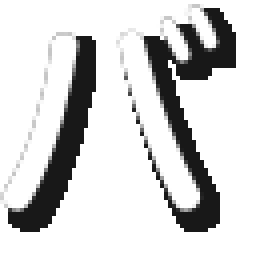
#> input picture sdf_font/compare_original.png, 256 x 256 px
$ python png_to_sdf_aggressive.py compare_original.png jafont_1_00_clean.png 5
#> lines starting #> are read from the running program, lines starting #| are printed output that depends on the picture; after the words box and inside, x2 and y2 are one past the last pixel; in counts of white or black regions, pixels touching at a corner belong together
#!/usr/bin/env python3
"""
Aggressive SDF generation prioritizing solid cores and dramatic halos.
Designed specifically for bitmap fonts to maximize thickness control.
"""

import numpy as np
from PIL import Image
import sys
from scipy.ndimage import distance_transform_edt, maximum_filter, minimum_filter

def bitmap_to_sdf_aggressive(image_path, output_path, distance_range=12):
    """
    Generate SDF with:
    - Very large distance range (12px) for dramatic halos
    - Solid white cores throughout character strokes
    - Smooth gradients outside for anti-aliasing
    """
#> called with image_path = 'compare_original.png', output_path = 'jafont_1_00_clean.png', distance_range = 5
    # Load image
    img = Image.open(image_path).convert('RGBA')
#> img is the input picture: PIL image 256x256 RGBA; mean R, G, B, A 43.4, 43.4, 43.4, 83.6
    width, height = img.size
#> width = 256; height = 256
    img_array = np.array(img)

    # Extract alpha
    alpha = img_array[:, :, 3].astype(float) / 255.0
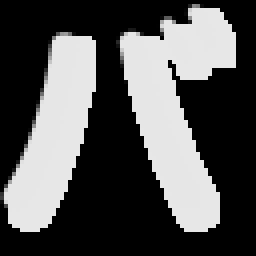
#> alpha: shape (256, 256) float64; min 0, max 0.906, mean 0.328

    # Create multiple masks at different thresholds
    # This helps maintain solid cores in thin strokes
    solid_core = alpha > 0.9     # Very opaque pixels
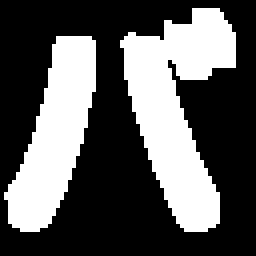
#> solid_core: shape (256, 256) bool; 35.2% white; 2 white regions, box (x1, y1, x2, y2) and area: (120, 8, 236, 232) 13456, (4, 36, 96, 232) 9632
    main_body = alpha > 0.5      # Main character body
#> main_body: shape (256, 256) bool; 36.2% white; 2 white regions, box (x1, y1, x2, y2) and area: (120, 4, 236, 232) 13664, (4, 32, 96, 232) 10064
    soft_edge = alpha > 0.2      # Including anti-aliasing
#> soft_edge: shape (256, 256) bool; 36.7% white; 2 white regions, box (x1, y1, x2, y2) and area: (120, 4, 236, 232) 13744, (0, 32, 96, 232) 10336

    # Dilate the solid core slightly to ensure continuity
    from scipy.ndimage import binary_dilation
    solid_core_dilated = binary_dilation(solid_core, iterations=1)
#> solid_core_dilated: shape (256, 256) bool; 37.3% white; 2 white regions, box (x1, y1, x2, y2) and area: (119, 7, 237, 233) 14256, (3, 35, 97, 233) 10178

    # Use the main body for distance calculation
    dist_inside = distance_transform_edt(main_body)
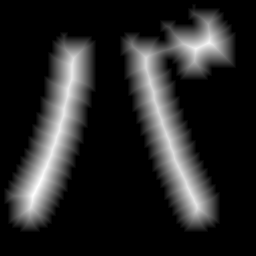
#> dist_inside: shape (256, 256) float64; min 0, max 26.63, mean 3.9; drawn with min black and max white
    dist_outside = distance_transform_edt(~main_body)
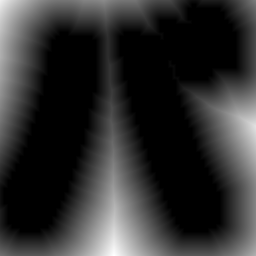
#> dist_outside: shape (256, 256) float64; min 0, max 69.77, mean 13.1; drawn with min black and max white

    # Signed distance field
    sdf = dist_inside - dist_outside
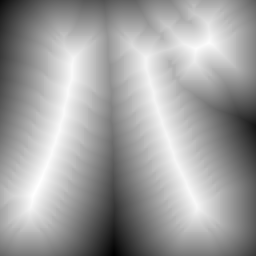
#> sdf: shape (256, 256) float64; min -69.77, max 26.63, mean -9.1; drawn with min black and max white

    # Normalize with LARGE distance range for dramatic effect
    sdf_normalized = 0.5 + (sdf / (2.0 * distance_range))
    sdf_normalized = np.clip(sdf_normalized, 0.0, 1.0)
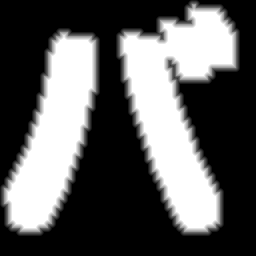
#> sdf_normalized: shape (256, 256) float64; min 0, max 1, mean 0.362

    # Force solid cores where we know character strokes exist
    # This ensures white centers even in thin strokes
    sdf_final = sdf_normalized.copy()
    sdf_final[solid_core_dilated] = 1.0  # Force to white
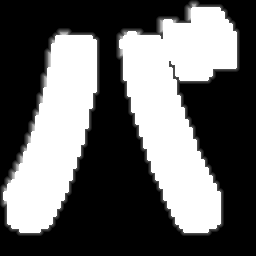
#> sdf_final: shape (256, 256) float64; 9.37% of pixels changed, all inside (x1, y1, x2, y2) = (3, 7, 237, 233)

    # Create RGB
    sdf_rgb = np.stack([sdf_final] * 3, axis=2)

    # Alpha: solid everywhere
    alpha_out = np.ones_like(sdf_final)

    # Combine
    sdf_rgba = np.dstack([sdf_rgb, alpha_out])

    # Convert to 8-bit
    sdf_uint8 = (sdf_rgba * 255).astype(np.uint8)

    # Save
    sdf_image = Image.fromarray(sdf_uint8, mode='RGBA')
    sdf_image.save(output_path)

    # Stats
    gray = sdf_uint8[:,:,0]
    print(f"✅ SDF generated: {output_path}")
    print(f"   Distance range: {distance_range}px (aggressive)")
    print(f"   Solid white (255): {np.sum(gray == 255):,} pixels")
#|    Solid white (255): 24,434 pixels
    print(f"   Bright core (200-255): {np.sum(gray >= 200):,} pixels")
#|    Bright core (200-255): 24,521 pixels
    print(f"   Gray halo (100-200): {np.sum((gray >= 100) & (gray < 200)):,} pixels")
#|    Gray halo (100-200): 580 pixels
    print(f"   Value range: {gray.min()}-{gray.max()}")
#|    Value range: 0-255

    return sdf_image

if __name__ == "__main__":
    if len(sys.argv) < 3:
        print("Usage: python png_to_sdf_aggressive.py <input.png> <output.png> [distance_range]")
        print("Default distance_range: 12 (very large for maximum control)")
        sys.exit(1)

    bitmap_to_sdf_aggressive(sys.argv[1], sys.argv[2],
                            int(sys.argv[3]) if len(sys.argv) > 3 else 12)

$ run again, on sdf_font/jafont_1_00_sdf.png
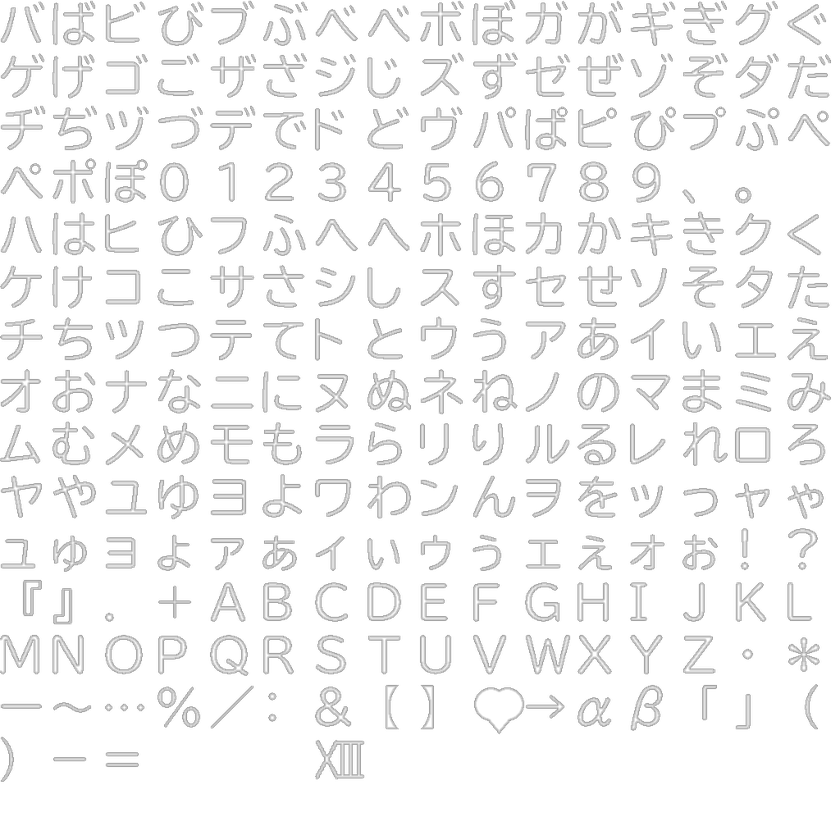
#> input picture sdf_font/jafont_1_00_sdf.png, 840 x 840 px, shrunk from 1024 x 1024 before the run
#> in bitmap_to_sdf_aggressive, img is the input picture: PIL image 840x840 RGBA; mean R, G, B, A 44.5, 44.5, 44.5, 37.8
#> in bitmap_to_sdf_aggressive, `solid_core = alpha > 0.9`:
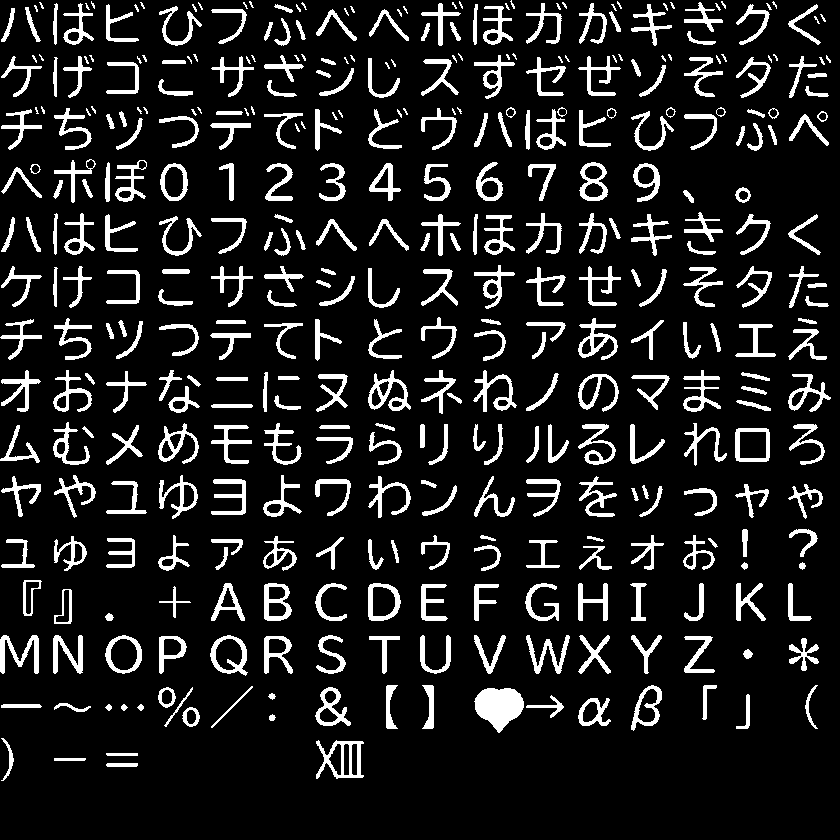
#> solid_core: shape (840, 840) bool; 12.1% white; 402 white regions (81 under 20 px), largest, box (x1, y1, x2, y2) and area: (474, 688, 524, 733) 1505, (316, 740, 364, 779) 750, (368, 370, 411, 411) 641
#> main_body: shape (840, 840) bool; 14.8% white; 402 white regions, largest, box (x1, y1, x2, y2) and area: (474, 687, 524, 734) 1572, (315, 740, 364, 779) 925, (367, 370, 411, 412) 764
#> soft_edge: shape (840, 840) bool; 16.7% white; 396 white regions, largest, box (x1, y1, x2, y2) and area: (474, 687, 524, 734) 1607, (315, 740, 365, 780) 1053, (367, 370, 411, 412) 863
#> solid_core_dilated: shape (840, 840) bool; 18.3% white; 392 white regions, largest, box (x1, y1, x2, y2) and area: (473, 687, 565, 734) 1951, (315, 739, 365, 780) 1150, (367, 369, 412, 412) 938
#> in bitmap_to_sdf_aggressive, `sdf_final[solid_core_dilated] = 1.0`:
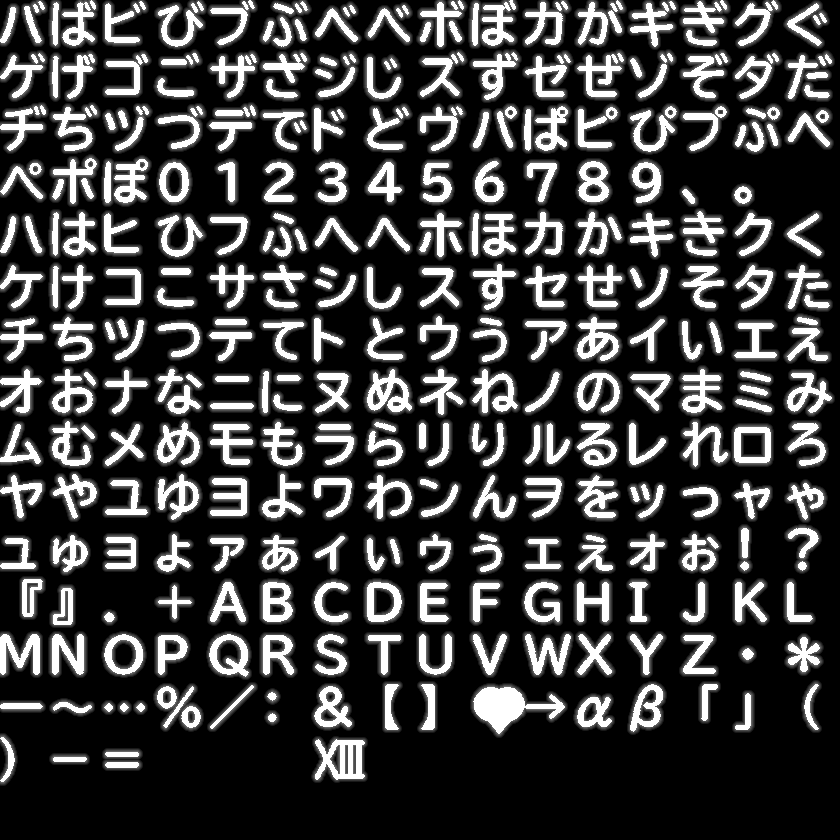
#> sdf_final: shape (840, 840) float64; min 0, max 1, mean 0.239
#|    Solid white (255): 128,812 pixels
#|    Bright core (200-255): 128,812 pixels
#|    Gray halo (100-200): 19,253 pixels
#|    Value range: 0-255
